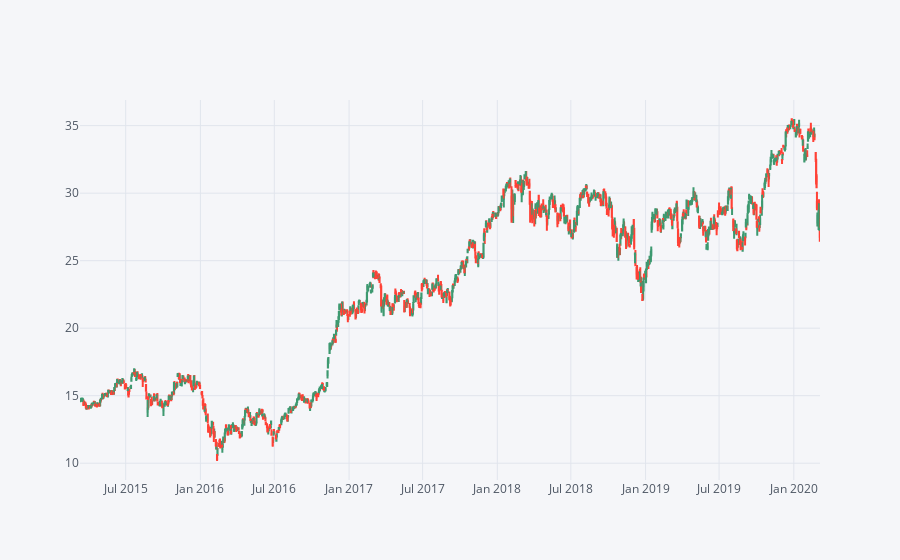

This figure's notebook cell:
### Markdown cell above
** Use .iplot(kind='candle) to create a candle plot of Bank of America's stock from Jan 1st 2015 to Jan 1st 2016.**

### Code cell
BAC[['Open', 'High', 'Low', 'Close']].ix[1:].iplot(kind='candle')

### Figure 1 — Plotly figure (JSON) as saved in the notebook; plotly's stock layout.template omitted (floating-point values rounded to 4 significant figures; data arrays with more than 128 entries replaced by an {"elided": "..."} marker saying what was removed)
{"data": [{"close": {"elided": "1256 float values"}, "high": {"elided": "1256 float values"}, "low": {"elided": "1256 float values"}, "open": {"elided": "1256 float values"}, "showlegend": false, "type": "candlestick", "x": {"elided": "1256 str values"}, "yaxis": "y2"}], "layout": {"legend": {"bgcolor": "#F5F6F9", "font": {"color": "#4D5663"}}, "paper_bgcolor": "#F5F6F9", "plot_bgcolor": "#F5F6F9", "title": {"font": {"color": "#4D5663"}}, "xaxis": {"gridcolor": "#E1E5ED", "rangeslider": {"visible": false}, "showgrid": true, "tickfont": {"color": "#4D5663"}, "title": {"font": {"color": "#4D5663"}, "text": ""}, "zerolinecolor": "#E1E5ED"}, "yaxis": {"gridcolor": "#E1E5ED", "showgrid": true, "showticklabels": false, "tickfont": {"color": "#4D5663"}, "title": {"font": {"color": "#4D5663"}, "text": ""}, "zerolinecolor": "#E1E5ED"}, "yaxis2": {"gridcolor": "#E1E5ED", "showgrid": true, "tickfont": {"color": "#4D5663"}, "title": {"font": {"color": "#4D5663"}, "text": ""}, "zerolinecolor": "#E1E5ED"}}}
